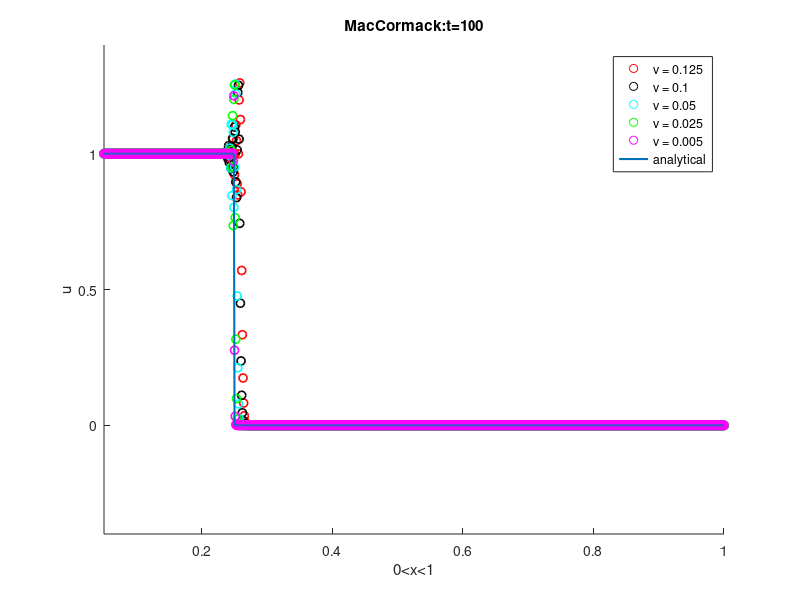
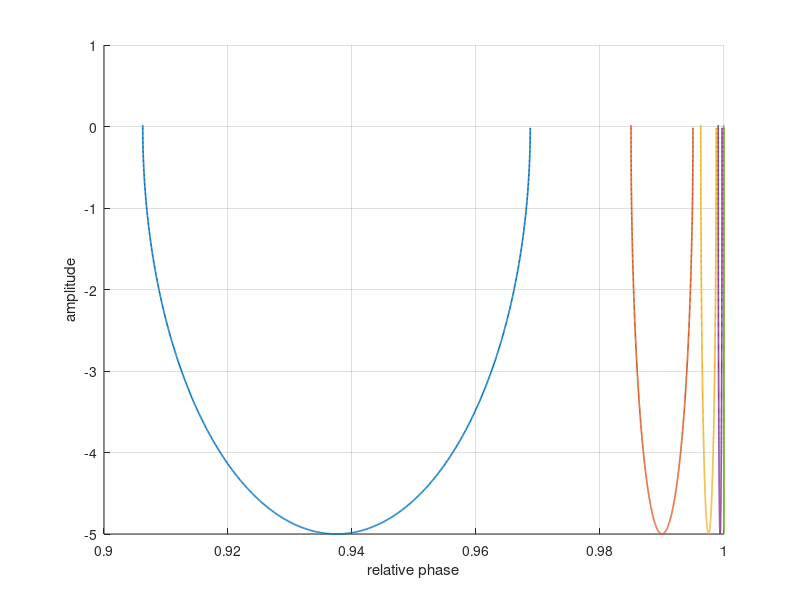

Source code (MATLAB) for these figures, in order:
clc
clear all
close all

 L = 1;%[0,1]
 delta_x = 0.001*L ;%mesh makani(mitavand riztar ham shavad.)
 %%%har ghadr zarib bala riztar shod javab behtar shod!!!!
 
 a = 0.5 ;%Defined, but can be changed
  


delta_t=[0.00025,0.0002,0.0001,0.00005,0.00001];  %%riz kardan mesh(zamani)
col=['r','k','c','g','m']

for i = 1 : length(delta_t)
    
     %dt and dx 
  x = 0.0 : delta_x : L ;
  X = length(x) ;
  dt = delta_t(i) ;
  total_time = 100 ;
  
  %pre defining matrix
  u = zeros(X,1) ;
  analytical = zeros(X,1) ;
  error = zeros(X,1) ;
    
 
  %nu=alfa*dt/dx
  nu = [a*delta_t(1)/delta_x, a*delta_t(2)/delta_x, a*delta_t(3)/delta_x, a*delta_t(4)/delta_x, a*delta_t(5)/delta_x] ; 
  
  for ix = 1 : X
      if (x(ix)<0.25)
          u(ix) = 1.0 ;
      else 
          u(ix) = 0.0 ;
      end
  end
  
  
  for it = 1 : total_time
      %game aval
      for ix = 2 : X-1
         us(ix) = u(ix) - a*dt*(u(ix+1)-u(ix))/delta_x ; 
      end
      %game dovom
     for ix = 2 : X-1
         u(ix) = 0.5*((u(ix)+us(ix)) - a*dt*(us(ix)-us(ix-1))/delta_x) ; 
     end

 
        for ix = 1 : X
      if ( x(ix)<0.25)
          analytical(ix) = 1.0 ;
      else 
          analytical(ix) = 0.0 ;
      end
  end
      
  end
  
    hold on
    scatter (x,u,col(i),'linewidth',1.2)
    axis([0 1 0 1])
    
    
    xlabel 0<x<1
    ylabel u
    title 'MacCormack:t=100'
  
end
plot(x,analytical,'linewidth',1.5)
xlim([0.05 1])
ylim([-0.4 1.4])
legend('\nu = 0.125','\nu = 0.1','\nu = 0.05','\nu = 0.025','\nu = 0.005', 'analytical')

noo1 = [0.25,0.1,0.05,0.025,0.005] ;
for p = 1 : length(noo1)
  for ix = 1 : X
            k(ix) = 2.0*pi*ix/(2.0*L) ;
            beta(ix) = k(ix)*delta_x ;
            amplitude(ix) = noo1(p)^2*cos(beta(ix))/2+(1-noo1(p)^2) ;
            amplitudey(ix)=-i*sin(beta(ix))
%             phi(ix) = atan(-CFL*tan(beta(ix))) ;
      end
    
    figure(2)
    hold on
    grid on
    plot (amplitude,amplitudey,'linewidth',1.2)
    xlabel 'relative phase'
    ylabel amplitude
end